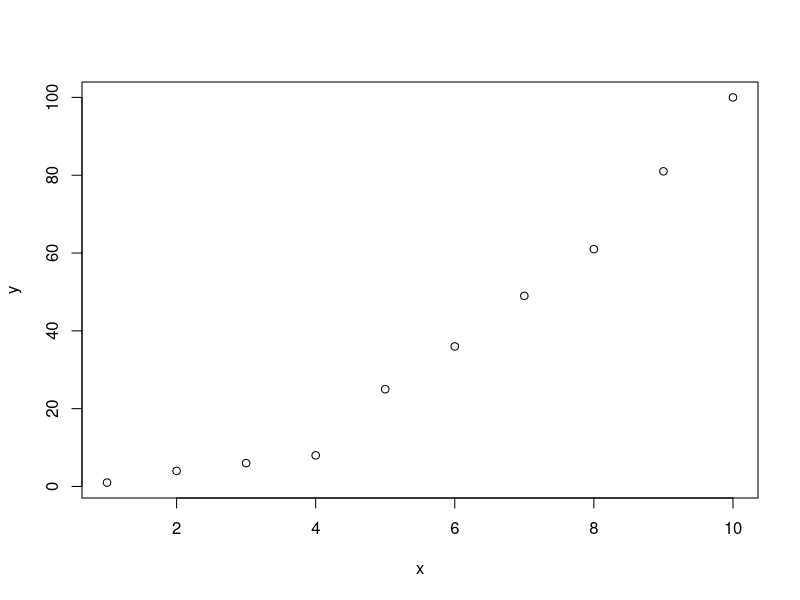

The R source for this figure: (Note: this script raises an error after producing the figure.)
# PARTE 2

# 1. Graficar los puntos (1,1),(2,4),(3,6),(4,8),(5,25),(6,36),(7,49),
# (8,61),(9,81),(10,100) en un plano utilizando RStudio.

x <- c(1:10)
y <- c(1,4,6,8,25,36,49,61,81,100)

df <- data.frame(x,y)
df

plot(x,y)

# 2. Ingresar la matriz A en RStudio

numeros <- c(1,2,3,2,4,6,3,6,9,4,8,12)
A <- matrix(numeros, nrow = 4, ncol = 3, byrow = TRUE)
A

# 3. Ingresar la matriz identidad de tamaño 3 

I <- diag(3)
I

# 4. Crea una función que cree una matriz nula ingresando las dimensiones

MN <- function(f,c){
  matrix(0, nrow = f, ncol = c)
}
MN(5,6)

# 5. Modificar la matriz diag(4), para que se parezca a la matriz B

B <- diag(4)
B[1,1]=0
B[2,2]=2
B[3,3]=3
B[4,4]=4
B

# 6. Obtener la matriz transpuesta de A

At <- t(A)
At

# 7. Realizar las siguientes operaciones A+B, A−B, 3*B y A*B

AmasB <- A+B[1:4,1:3]
AmasB

AmenosB <- A-B[1:4,1:3]
AmenosB

3*B

A*B[1:4,1:3]

# 8.  Crea una función para calcular P^6

p <- c(1,2,3,-2,4,-2,1,0,1)
P <- matrix(p, nrow = 3, ncol = 3, byrow = TRUE)
P

funcion8 <- function(numerito){
  numerito^6
}
funcion8(P)

# 9. Resolver el sistema de ecuaciones

fila <- c(3,-1,1,9,-2,1,3,1,-2)
matriz1 <- matrix(fila, nrow = 3, ncol = 3, byrow = TRUE)
matriz1

matriz2 <- matrix(c(-1,-9,-9), nrow = 3, ncol = 1)
matriz2

matrizR <- solve(matriz1,matriz2)
matrizR

# 10. Funcion eigen y det

# eigen determina los autovalores y autovectores de una matriz
eigen(cbind( 1, 3:1, 1:3))

#Det determina la determinante de una matriz
Z <- matrix(c(4,54,2,4,8,4,2,4,8),nrow = 3,ncol = 3)
det(Z)

# 11. Calcular

datosB <- c(1:5,2*1:5,3*1:5,4*1:5,5*1:5,6*1:5,7*1:5,8*1:5,9*1:5,10*1:5)
MatrizB <- matrix(datosB,nrow = 10, ncol = 5, byrow = TRUE)
MatrizB

datosA <- c(0,1,0,1,0,1,0,1,0,1,0,1,0,1,0,0,1,0,0,1,1,0,1,1,0)
MatrizA <- matrix(datosA,nrow = 5, ncol = 5, byrow = TRUE)
MatrizA

Prob1 <- MatrizB%*%MatrizA - MatrizB%*%t(MatrizA)
Prob1

# 12. Calcular

X <- matrix(c(1,1,1,1,1,1,-1,0,1,2),nrow = 5, ncol = 2)
Y <- matrix(c(0,0,1,1,3),nrow = 5, ncol = 1)

Beta <- ((t(X)%*%X)^(-1))%*%t(X)%*%Y
Beta

# 13. Corre el siguiente código para cargar los vectores year y co2 en memoria
data(co2)
means = aggregate(co2, FUN=mean)
year = as.vector(time(means))
co2 = as.vector(means)

df2 <- data.frame(year, co2)
df2

ite <- for(i in 1:39)

df2 <- cbind(year,co2,)
df2

